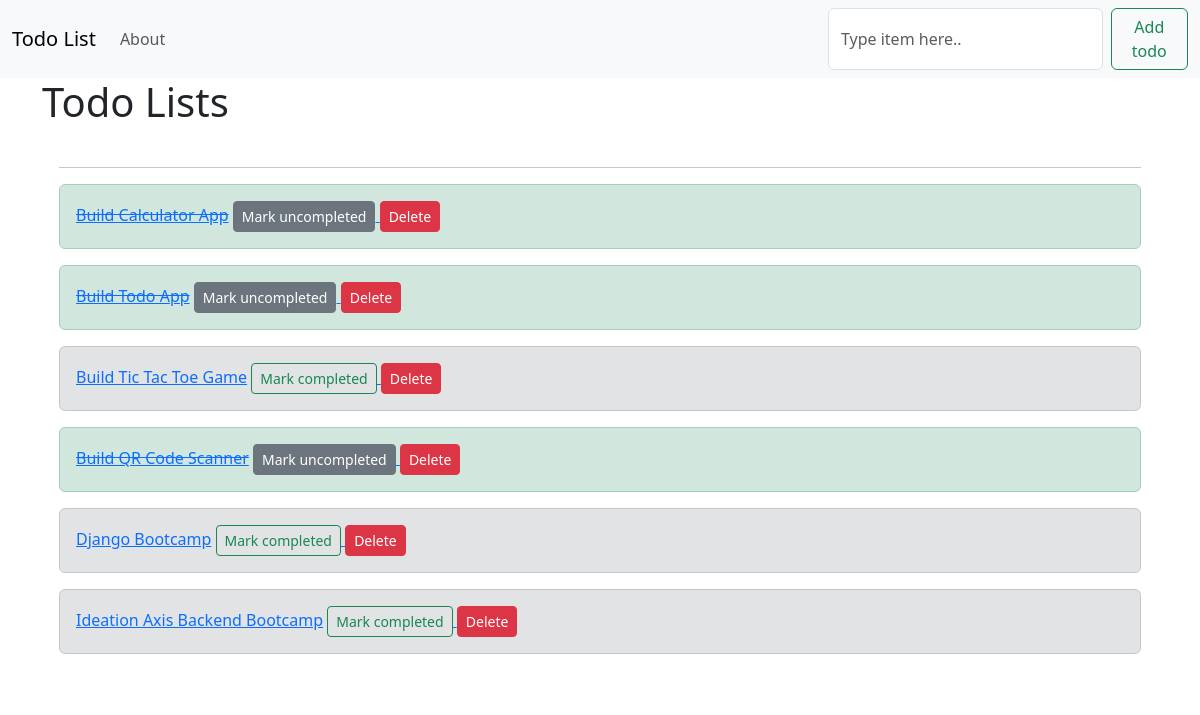
Before: / with the older database file.
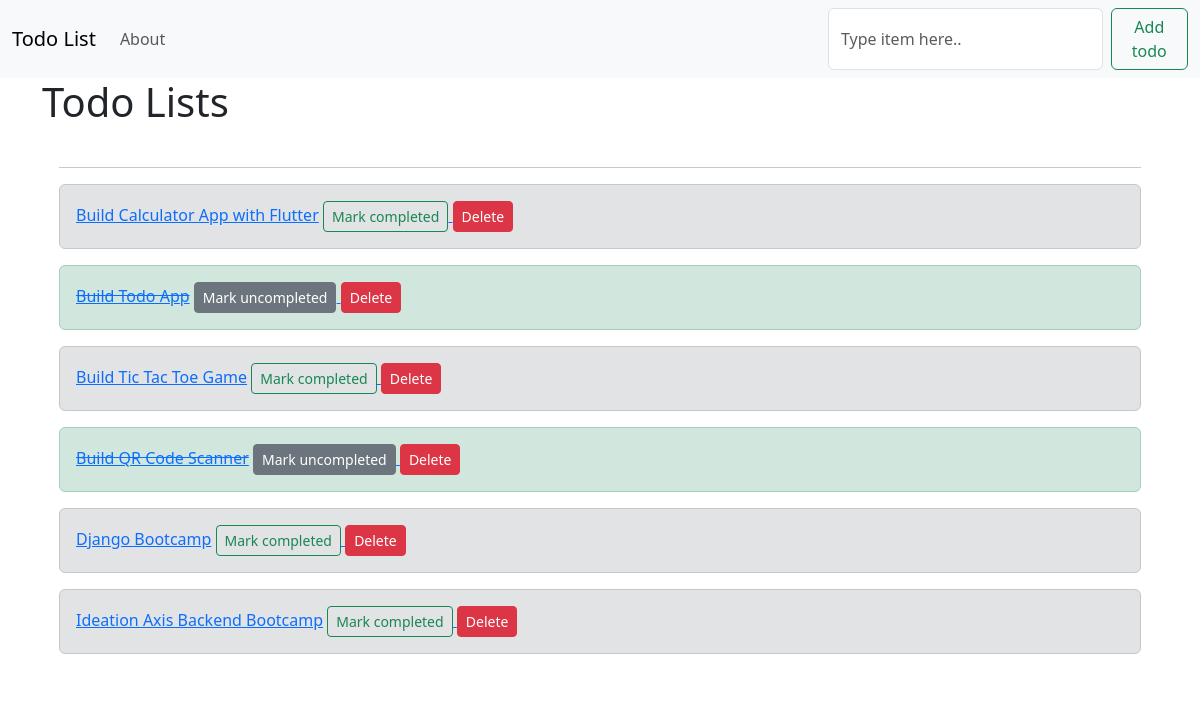
After: the same page with the newer database file.
### todo_list/models.py (models this page shows, shortened)
class List(models.Model):
    item = models.CharField(max_length=200)
    completed = models.BooleanField(default=False)

### todo_list/views.py (the view)
# urls.py: 2. Add a URL to urlpatterns:  path('', views.home, name='home')
def home(request):
    if request.method == 'POST':
        form = ListForm(request.POST or None)
        if form.is_valid():
            form.save()
            all_todos = List.objects.all
            messages.success(request, ('Todo item successfully added'))
            return render(request, 'home.html', {'all_todos': all_todos},)
    else:
        all_todos = List.objects.all
        return render(request, 'home.html', {'all_todos': all_todos},)

### todo_list/templates/home.html (shortened to what this page needs)
{% extends 'base.html' %}
{% block content %}
<h1>Todo Lists</h1>
<div class="alert" role="alert">
    <hr />
    {% if all_todos %}
        {% for todo in all_todos %}
            {% if todo.completed %}
                <div class="alert alert-success" role="alert">
                    <a href="{% url 'edit' todo.id %}"><span class="striker" style="text-decoration: line-through;">{{todo.item}}</span></a>
                    <a href="{% url 'uncomplete' todo.id %}">
                        <span class="btn btn-secondary btn-sm">Mark uncompleted </span>
                    </a>
                    <a href="{% url 'delete' todo.id%}">
                        <span class="btn btn-danger btn-sm">Delete </span>
                    </a>
                </div>
            {% else %}
                <div class="alert alert-secondary" role="alert">
                    <a href="{% url 'edit' todo.id %}">{{todo.item}}</a>
                    <a href="{% url 'complete' todo.id %}">
                        <span class="btn btn-outline-success btn-sm">Mark completed </span>
                    </a>
                    <a href="{% url 'delete' todo.id%}"><span class="btn btn-danger btn-sm">Delete </span></a>
                </div>
            {% endif %}
        {% endfor %}
    {% endif %}
</div>
{% endblock %}

### todo_list/templates/base.html (shortened to what this page needs)
{% load static %}
<!doctype html>
<html lang="en">
  <head>
    <link href="https://cdn.jsdelivr.net/npm/bootstrap@5.3.3/dist/css/bootstrap.min.css" rel="stylesheet">
    <link rel="stylesheet" href="{% static 'css/style.css' %}">
  </head>
  <body>
    <nav class="navbar navbar-expand-lg bg-body-tertiary">
        <div class="container-fluid">
          <a class="navbar-brand" href="{% url 'home' %}">Todo List</a>
          <div class="collapse navbar-collapse" id="navbarSupportedContent">
            <ul class="navbar-nav me-auto mb-2 mb-lg-0">
              <li class="nav-item">
                <a class="nav-link" href="{% url 'about' %}">About</a>
              </li>
            </ul>
            <form class="d-flex" role="search" method="POST">
              <input class="form-control me-2" type="text" placeholder="Type item here.." aria-label="Search" name="item">
              <button class="btn btn-outline-success" type="submit">Add todo</button>
            </form>
          </div>
        </div>
      </nav>
    <div class="container">
        {% block content %}
        {% endblock %}
    </div>
  </body>
</html>

### deepmind/static/css/style.css (style rules this page uses)
.striker { text-decoration: line-through!important; }

Changed rows visible on the page:
changed List: item "Build Calculator App" → "Build Calculator App with Flutter"; completed "Mark uncompleted" → "Mark completed"
